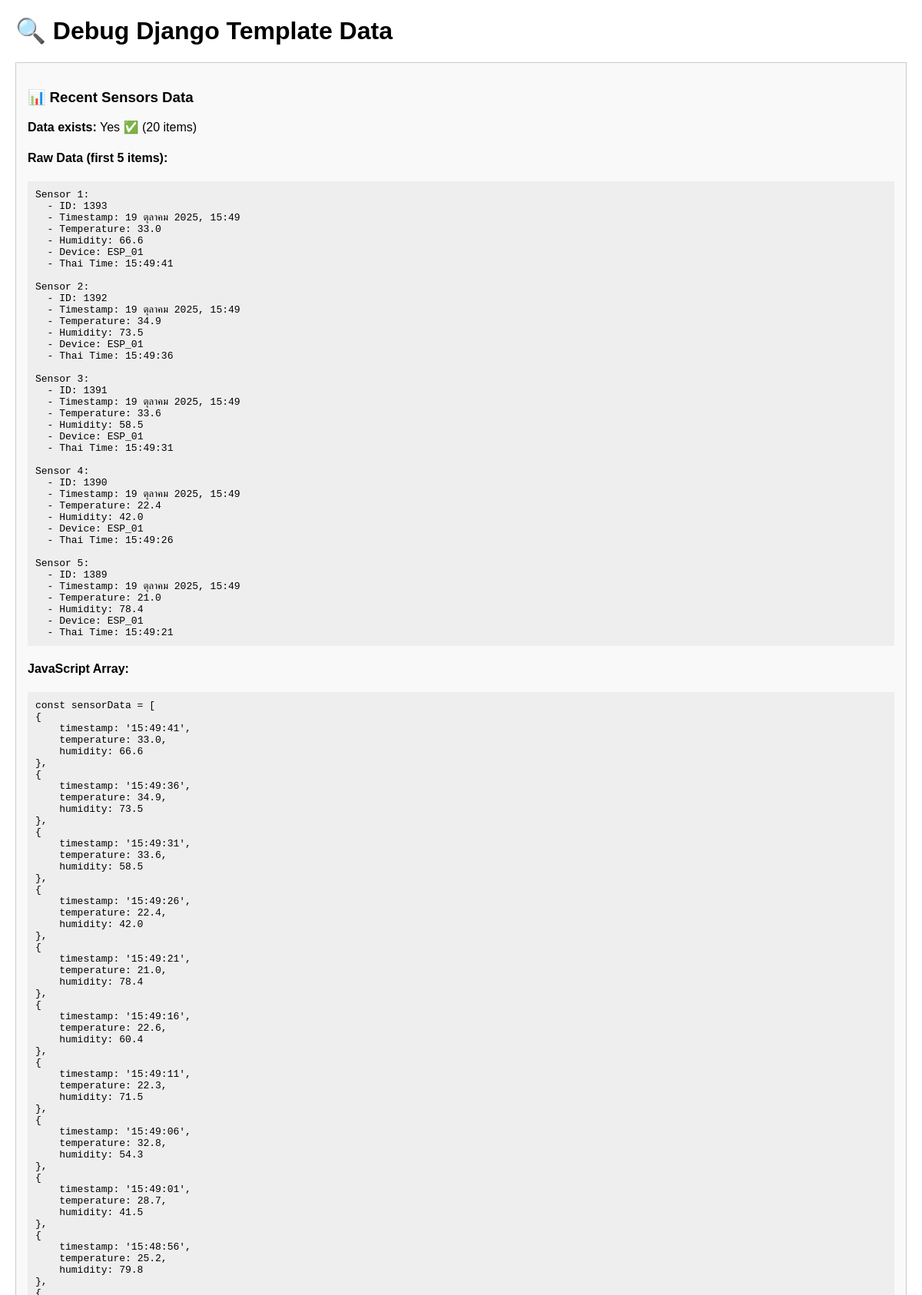
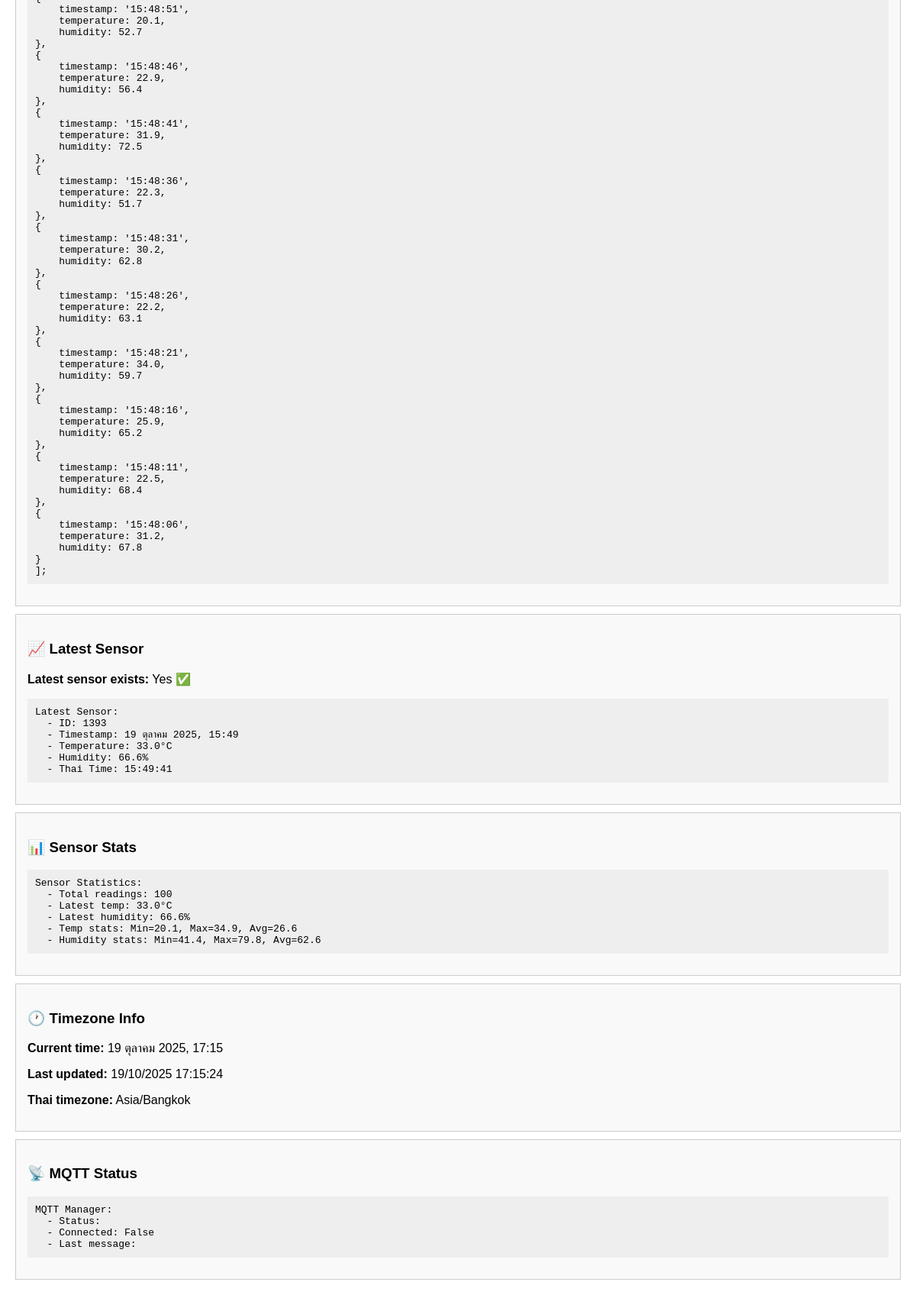
Page /debug/ on the earlier database version (2 pictures, top to bottom).
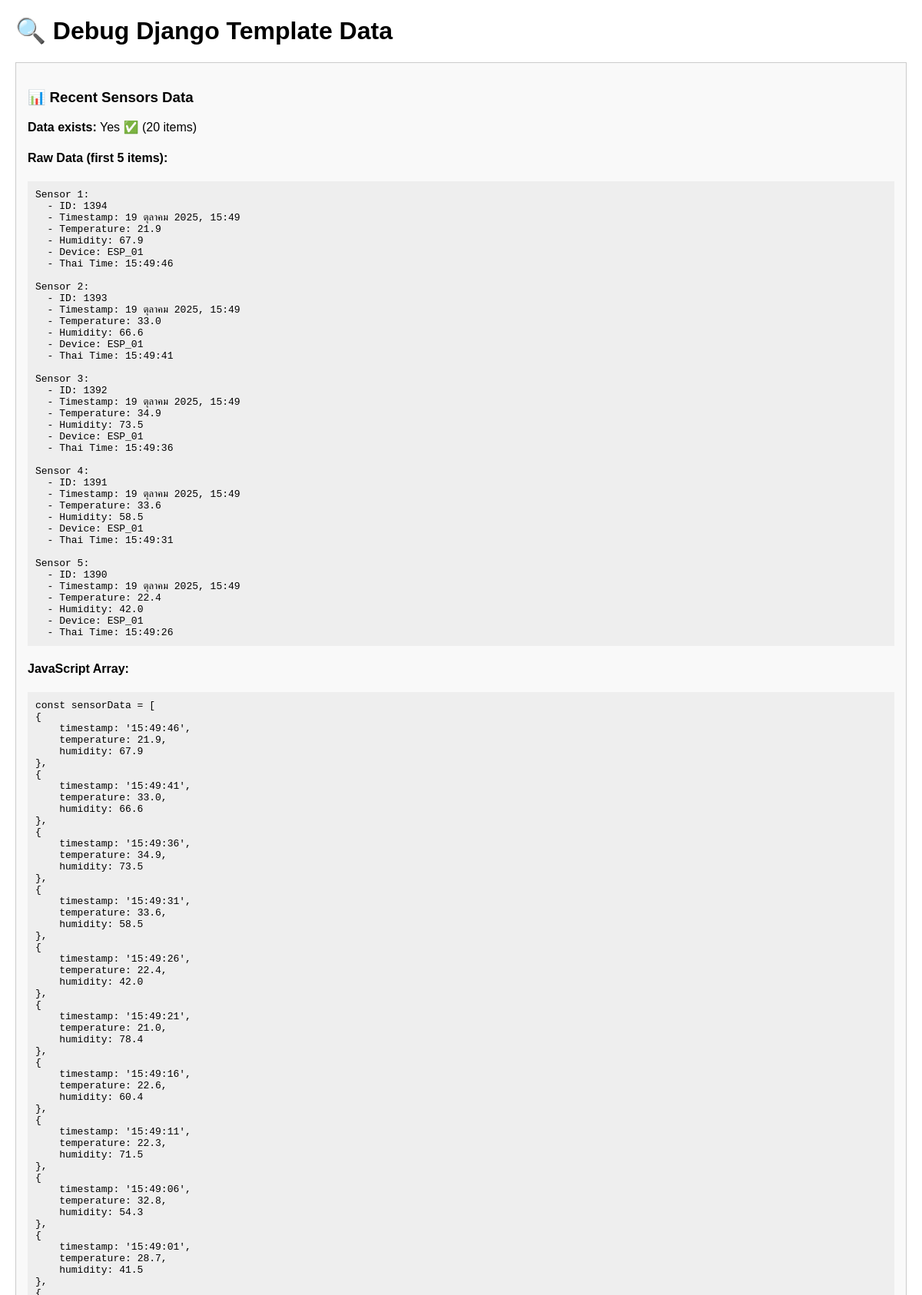
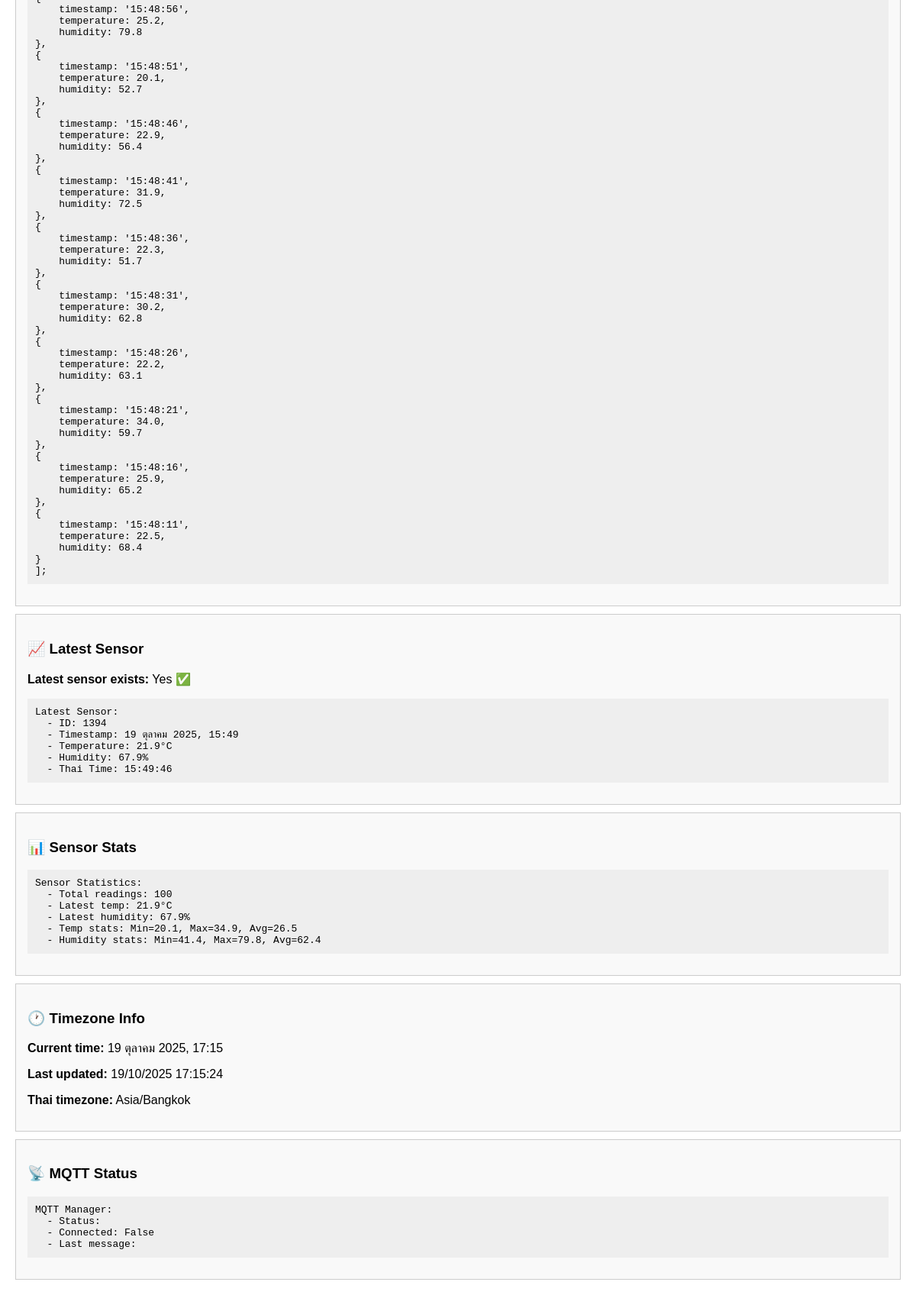
Same page on the later database version (2 pictures, top to bottom).
### iot_dashboard/models.py (models this page shows, shortened)
class SensorData(models.Model):
    device_name = models.CharField(max_length=100, default="ESP32_DHT22")
    temperature = models.FloatField(null=True, blank=True)
    humidity = models.FloatField(null=True, blank=True)
    timestamp = models.DateTimeField(default=timezone.now)
    class Meta:
        ordering = ['-timestamp']

### iot_dashboard/debug_views.py (the view)
# urls.py: path('debug/', debug_view, name='debug'),
def debug_view(request):
    led_device, created = Device.objects.get_or_create(name="Onboard LED")
    latest_sensor = SensorData.objects.order_by('-timestamp').first()
    recent_sensors = SensorData.objects.order_by('-timestamp')[:20]
    thai_tz = pytz.timezone('Asia/Bangkok')
    sensor_stats = {
        'total_readings': SensorData.objects.count(),
        'latest_temp': None,
        'latest_humidity': None,
        'temp_stats': {'min': 0, 'max': 0, 'avg': 0},
        'humidity_stats': {'min': 0, 'max': 0, 'avg': 0}
    }
    if latest_sensor:
        sensor_stats['latest_temp'] = latest_sensor.temperature
        sensor_stats['latest_humidity'] = latest_sensor.humidity
    temp_data = SensorData.objects.filter(temperature__isnull=False).order_by('-timestamp')[:50]
    if temp_data.exists():
        temps = [s.temperature for s in temp_data]
        sensor_stats['temp_stats'] = {
            'min': min(temps),
            'max': max(temps),
            'avg': sum(temps) / len(temps)
        }
    humidity_data = SensorData.objects.filter(humidity__isnull=False).order_by('-timestamp')[:50]
    if humidity_data.exists():
        humidities = [s.humidity for s in humidity_data]
        sensor_stats['humidity_stats'] = {
            'min': min(humidities),
            'max': max(humidities),
            'avg': sum(humidities) / len(humidities)
        }
    mqtt_manager = get_mqtt_manager()
    mqtt_status = mqtt_manager.get_status()
    context = {
        'led': led_device,
        'latest_sensor': latest_sensor,
        'recent_sensors': recent_sensors,
        'sensor_stats': sensor_stats,
        'mqtt_status': mqtt_status,
        'last_updated': timezone.now().astimezone(thai_tz).strftime("%d/%m/%Y %H:%M:%S"),
        'current_time': timezone.now().astimezone(thai_tz),
        'thai_tz': thai_tz,
    }
    return render(request, 'iot_dashboard/debug.html', context)

### iot_dashboard/mqtt_manager.py (called while the page is built)
def get_mqtt_manager():
    global mqtt_manager
    if mqtt_manager is None:
        mqtt_manager = MQTTManager()
    return mqtt_manager

    def get_status(self):
        return {
            'connected': self.is_connected,
            'connecting': self.is_connecting,
            'client_id': self.client_id,
            'broker': f"{self.MQTT_BROKER}:{self.MQTT_PORT}",
            'pending_messages': self.pending_messages.qsize(),
            'topics': {
                'led_control': self.LED_CONTROL_TOPIC,
                'led_status': self.LED_STATUS_TOPIC,
                'sensor_data': self.SENSOR_DATA_TOPIC
            }
        }

### iot_dashboard/templatetags/timezone_filters.py (called while the page is built)
@register.filter
def thai_time_format(value, format_string="%H:%M:%S"):
    if value:
        thai_tz = pytz.timezone('Asia/Bangkok')
        if timezone.is_aware(value):
            thai_time = value.astimezone(thai_tz)
        else:
            thai_time = thai_tz.localize(value)
        return thai_time.strftime(format_string)
    return ""

### iot_dashboard/templates/iot_dashboard/debug.html (shortened to what this page needs)
{% load static %}
{% load timezone_filters %}
<!DOCTYPE html>
<html>
<head>
</head>
<body>
    <h1>🔍 Debug Django Template Data</h1>
    <div class="debug-section">
        <h3>📊 Recent Sensors Data</h3>
        <p><strong>Data exists:</strong> {% if recent_sensors %}Yes ✅ ({{ recent_sensors|length }} items){% else %}No ❌{% endif %}</p>
        {% if recent_sensors %}
            <h4>Raw Data (first 5 items):</h4>
            <pre>{% for sensor in recent_sensors|slice:":5" %}
Sensor {{ forloop.counter }}:
  - ID: {{ sensor.id }}
  - Timestamp: {{ sensor.timestamp }}
  - Temperature: {{ sensor.temperature }}
  - Humidity: {{ sensor.humidity }}
  - Device: {{ sensor.device_name }}
  - Thai Time: {{ sensor.timestamp|thai_time_format:"%H:%M:%S" }}
{% endfor %}</pre>
            <h4>JavaScript Array:</h4>
            <pre>const sensorData = [{% for sensor in recent_sensors %}
{
    timestamp: '{{ sensor.timestamp|thai_time_format:"%H:%M:%S" }}',
    temperature: {% if sensor.temperature is not None %}{{ sensor.temperature }}{% else %}null{% endif %},
    humidity: {% if sensor.humidity is not None %}{{ sensor.humidity }}{% else %}null{% endif %}
}{% if not forloop.last %},{% endif %}{% endfor %}
];</pre>
        {% endif %}
    </div>
    <div class="debug-section">
        <h3>📈 Latest Sensor</h3>
        {% if latest_sensor %}
            <p><strong>Latest sensor exists:</strong> Yes ✅</p>
            <pre>Latest Sensor:
  - ID: {{ latest_sensor.id }}
  - Timestamp: {{ latest_sensor.timestamp }}
  - Temperature: {{ latest_sensor.temperature }}°C
  - Humidity: {{ latest_sensor.humidity }}%
  - Thai Time: {{ latest_sensor.timestamp|thai_time_format:"%H:%M:%S" }}</pre>
        {% else %}
            <p><strong>Latest sensor:</strong> No ❌</p>
        {% endif %}
    </div>
    <div class="debug-section">
        <h3>📊 Sensor Stats</h3>
        {% if sensor_stats %}
            <pre>Sensor Statistics:
  - Total readings: {{ sensor_stats.total_readings }}
  - Latest temp: {{ sensor_stats.latest_temp }}°C
  - Latest humidity: {{ sensor_stats.latest_humidity }}%
  - Temp stats: Min={{ sensor_stats.temp_stats.min }}, Max={{ sensor_stats.temp_stats.max }}, Avg={{ sensor_stats.temp_stats.avg|floatformat:1 }}
  - Humidity stats: Min={{ sensor_stats.humidity_stats.min }}, Max={{ sensor_stats.humidity_stats.max }}, Avg={{ sensor_stats.humidity_stats.avg|floatformat:1 }}</pre>
        {% else %}
            <p><strong>Sensor stats:</strong> No ❌</p>
        {% endif %}
    </div>
    <div class="debug-section">
        <h3>🕐 Timezone Info</h3>
        <p><strong>Current time:</strong> {{ current_time }}</p>
        <p><strong>Last updated:</strong> {{ last_updated }}</p>
        <p><strong>Thai timezone:</strong> {{ thai_tz }}</p>
    </div>
    <div class="debug-section">
        <h3>📡 MQTT Status</h3>
        {% if mqtt_status %}
            <pre>MQTT Manager:
  - Status: {{ mqtt_status.status }}
  - Connected: {{ mqtt_status.connected }}
  - Last message: {{ mqtt_status.last_message_time }}</pre>
        {% else %}
            <p><strong>MQTT status:</strong> No ❌</p>
        {% endif %}
    </div>
</body>
</html>

Differences in the rows shown:
no longer on one of the page's lists (row unchanged): SensorData: id "1389", timestamp "19 ตุลาคม 2025, 15:49", temperature "21.0", humidity "78.4", device_name "ESP_01", timestamp|thai_time_format "15:49:21"
no longer on this page (row unchanged): SensorData: timestamp|thai_time_format "15:48:06", temperature "31.2", humidity "67.8", shown under "JavaScript Array:"
added SensorData: id "1394", timestamp "19 ตุลาคม 2025, 15:49", temperature "21.9", humidity "67.9", device_name "ESP_01", timestamp|thai_time_format "15:49:46", latest_temp "21.9", latest_humidity "67.9"
shown differently, row unchanged: SensorData (number 20 of 21 on the later page): no longer shows ","
Other differences:
{{ sensor_stats.temp_stats.avg|floatformat:1 }}: "26.6" → "26.5"
{{ sensor_stats.humidity_stats.avg|floatformat:1 }}: "62.6" → "62.4"
{{ latest_sensor.id }}: "1393" → "1394"
{{ latest_sensor.temperature }}: "33.0" → "21.9"
{{ latest_sensor.humidity }}: "66.6" → "67.9"
{{ latest_sensor.timestamp|thai_time_format:"%H:%M:%S" }}: "15:49:41" → "15:49:46"
{{ sensor_stats.latest_temp }}: "33.0" → "21.9"
{{ sensor_stats.latest_humidity }}: "66.6" → "67.9"
